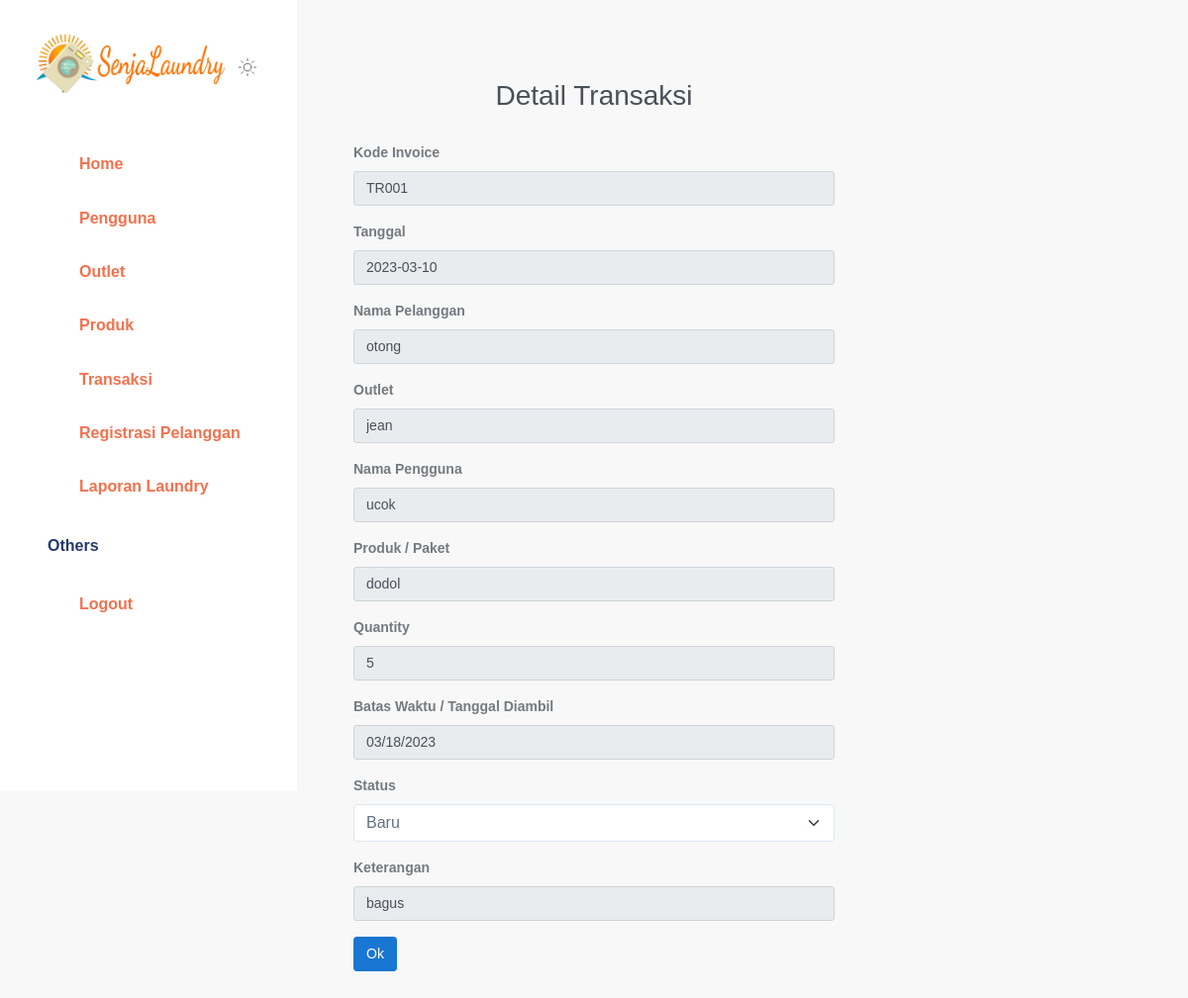
/views/transaksi/v_detail_transaksi.php?id=14 (signed in), run on the app's committed database.
### tables this page shows
CREATE TABLE `tb_transaksi` (
  `id` int(11) NOT NULL,
  `id_outlet` int(11) NOT NULL,
  `kode_invoice` varchar(100) NOT NULL,
  `id_member` int(11) NOT NULL,
  `tgl` date NOT NULL,
  `batas_waktu` date NOT NULL,
  `tanggal_bayar` date NOT NULL,
  `biaya_tambahan` int(11) NOT NULL,
  `diskon` int(11) NOT NULL,
  `pajak` int(11) NOT NULL,
  `status` enum('baru','proses','selesai','diambil') DEFAULT NULL,
  `dibayar` enum('dibayar','belum_dibayar') DEFAULT NULL,
  `id_user` int(11) NOT NULL,
  `id_paket` int(11) NOT NULL,
  `qty` double NOT NULL,
  `keterangan` text NOT NULL
);

CREATE TABLE `tb_member` (
  `id` int(11) NOT NULL,
  `nama` varchar(100) NOT NULL,
  `alamat` varchar(100) NOT NULL,
  `jenis_kelamin` enum('L','P') DEFAULT NULL,
  `tlp` varchar(15) NOT NULL
);

CREATE TABLE `tb_outlet` (
  `id` int(11) NOT NULL,
  `nama` varchar(100) NOT NULL,
  `alamat` text NOT NULL,
  `tlp` varchar(15) NOT NULL
);

CREATE TABLE `tb_user` (
  `id` int(11) NOT NULL,
  `nama` varchar(100) NOT NULL,
  `username` varchar(30) NOT NULL,
  `password` varchar(100) NOT NULL,
  `id_outlet` int(11) NOT NULL,
  `role` enum('admin','kasir','owner') DEFAULT NULL
);

CREATE TABLE `tb_paket` (
  `id` int(11) NOT NULL,
  `id_outlet` int(11) NOT NULL,
  `jenis` enum('kilon','selimut','bed_cover','kaos','lain') DEFAULT NULL,
  `nama_paket` varchar(100) NOT NULL,
  `harga` int(11) NOT NULL
);

### controllers/c_transaksi.php (called while the page is built, shortened)
<?php
class c_transaksi{
    public function koneksi(){
        $conn = mysqli_connect("localhost", "root", "", "laundry");
        return $conn;
    }
    public function edit($id) {
        $conn = $this->koneksi();
        $query = "SELECT * FROM tb_transaksi WHERE id = $id";
        $sql = mysqli_query($conn,$query);
        while ($data = mysqli_fetch_object($sql)) {
            $hasil[] = $data;
        }
        return $hasil;
    }
        }

### controllers/c_pelanggan.php (called while the page is built, shortened)
<?php
class c_pelanggan{
    public function koneksi(){
        $conn = mysqli_connect("localhost", "root", "", "laundry");
        return $conn;
    }
        public function getmember() {
            $conn = $this->koneksi();
             $outlett = "SELECT * FROM tb_member";
            $data = mysqli_query($conn, $outlett);
                while($d = mysqli_fetch_object($data)){
                    $hasil[] = $d;
                }
                return $hasil;
        }
        public function getproduk() {
            $conn = $this->koneksi();
             $outlett = "SELECT * FROM tb_paket";
            $data = mysqli_query($conn, $outlett);
                while($d = mysqli_fetch_object($data)){
                    $hasil[] = $d;
                }
                return $hasil;
        }
}

### controllers/c_outlet.php (called while the page is built, shortened)
<?php
class c_outlet{
    public function koneksi(){
        $conn = mysqli_connect("localhost", "root", "", "laundry");
        return $conn;
    }
    public function getoutlet() {
        $conn = $this->koneksi();
         $outlett = "SELECT * FROM tb_outlet";
        $data = mysqli_query($conn, $outlett);
            while($d = mysqli_fetch_object($data)){
                $hasil[] = $d;
            }
            return $hasil;
    }
}

### controllers/c_pengguna.php (called while the page is built, shortened)
<?php
class c_pengguna{
    public function koneksi(){
        $conn = mysqli_connect("localhost", "root", "", "laundry");
        return $conn;
    }
    public function getpengguna() {
        $conn = $this->koneksi();
         $outlett = "SELECT * FROM tb_user";
        $data = mysqli_query($conn, $outlett);
            while($d = mysqli_fetch_object($data)){
                $hasil[] = $d;
            }
            return $hasil;
    }
}

### views/transaksi/v_detail_transaksi.php (the view, shortened to what this page needs)
<?php
    include_once '../template/header.php';
    include_once '../template/sidebar.php';
    include_once '../../controllers/c_outlet.php';
    include_once '../../controllers/c_pelanggan.php';
    include_once '../../controllers/c_pengguna.php';
    include_once '../../controllers/c_transaksi.php';
    $perintah = new c_outlet();
    $perintah2 = new c_pelanggan();
    $user = new c_pengguna();
    $transaksi = new c_transaksi();
    ?>
    <div class="row" style="background-color: dark;   padding-bottom:600px !important;">
        <div class="col">
        </div>
        <div class="col-5" style=" height:648px;">
            <h2 style="margin-top:80px; margin-bottom:30px; text-align: center;">Detail Transaksi</h2>
            <form action="../../routers/r_transaksi.php?aksi=update" method="POST">
            <?php
                     foreach ($transaksi->edit($_GET['id']) as $data) { ?>
                <div class="mb-3">
                     <label for="exampleInputEmail1" class="form-label">Kode Invoice</label>
                     <input type="text" class="form-control" name="invoice" value="<?php echo $data->kode_invoice ?>" readonly>
                </div>
                <div class="mb-3">
                    <label for="exampleInputEmail1" class="form-label">Tanggal</label>
                    <input type="text" class="form-control" name="tgl" value="<?php echo $data->tgl ?>" readonly>
                </div>
                <div class="mb-3">
                <label for="exampleInputEmail1" class="form-label">Nama Pelanggan</label>
                    <?php foreach ($perintah2->getmember() as $deba) {
                        if ($data->id_member == $deba->id) { ?>
                        <input type="text" class="form-control" value="<?php echo $deba->nama ?>" readonly>
                        <?php }} ?>
                </div>
                <div class="mb-3">
                <label for="exampleInputEmail1" class="form-label">Outlet</label>
                    <?php foreach ($perintah->getoutlet() as $doe) {
                        if ($data->id_outlet == $doe->id) { ?>
                        <input type="text" class="form-control" value="<?php echo $doe->nama ?>" readonly>
                        <?php }} ?>
                </div>
                <div class="mb-3">
                <label for="exampleInputEmail1" class="form-label">Nama Pengguna</label>
                    <?php foreach ($user->getpengguna() as $taw) {
                        if ($data->id_user == $taw->id) {?>
                        <input type="text" class="form-control" value="<?php echo $taw->nama ?>" readonly>
                        <?php }} ?>
                </div>
                <div class="mb-3">
                <label for="exampleInputEmail1" class="form-label">Produk / Paket</label>
                    <?php foreach ($perintah2->getproduk() as $masbro) {
                        if ($data->id_paket == $masbro->id) {?>
                        <input type="text" class="form-control" value="<?php echo $masbro->nama_paket ?>" readonly>
                        <?php }} ?>
                </div>
                <div class="mb-3">
                    <label for="exampleInputEmail1" class="form-label">Quantity</label> <input type="text"
                        class="form-control" name="qty" value="<?php echo $data->qty ?>" readonly>
                </div>
                <div class="mb-3">
                    <label for="exampleInputEmail1" class="form-label">Batas Waktu / Tanggal Diambil</label> <input type="date"
                        class="form-control" name="batass" value="<?php echo $data->batas_waktu ?>" readonly>
                </div>
                <div class="mb-3">
                <label for="exampleInputEmail1" class="form-label">Status</label>
                <select name="status" id="" class="form-select">
                    <?php if($data->status == "baru") {
                        echo '<option selected value="baru">Baru</option>';
                    } elseif ($data->status == "proses") {
                        echo '<option  value="baru">Baru</option>';
                        echo '<option selected value="proses">Proses</option>';
                        echo '<option  value="selesai">Selesai</option>';
                        echo '<option  value="diambil">Diambil</option>';
                    } elseif ($data->status == "selesai") {
                        echo '<option  value="baru">Baru</option>';
                        echo '<option  value="proses">Proses</option>';
                        echo '<option selected value="selesai">Selesai</option>';
                        echo '<option  value="diambil">Diambil</option>';
                    } elseif ($data->status == "diambil") {
                        echo '<option  value="baru">Baru</option>';
                        echo '<option  value="proses">Proses</option>';
                        echo '<option  value="selesai">Selesai</option>';
                        echo '<option selected value="diambil">Diambil</option>';
                    } else {
                        echo '<option value="baru">Baru</option>';
                        echo '<option value="proses">Proses</option>';
                        echo '<option value="selesai">Selesai</option>';
                        echo '<option value="diambil">Diambil</option>';
                    }?>
                    </select>
                </div>
                <div class="mb-3">
                    <label for="exampleInputEmail1" class="form-label">Keterangan</label> <input type="text"
                        class="form-control" name="keterangan" value="<?php echo $data->keterangan ?>" readonly>
                </div>
                <button style="" name="update" type="submit" class="btn btn-primary">Ok</button>
                <?php } ?>
            </form>
        </div>
        <div class="col" style="background-color: dark;">
        </div>
    </div>
</body>
</body>
<link href="../../assets/css/bootstrap.min.css" rel="stylesheet"
>
</html>

### data on the page
tb_transaksi: invoice "TR001", tgl "2023-03-10", qty "5", batass "03/18/2023", status "Baru", keterangan "bagus"
tb_member: nama "otong"
tb_outlet: nama "jean"
tb_user: nama "ucok"
tb_paket: nama_paket "dodol"
